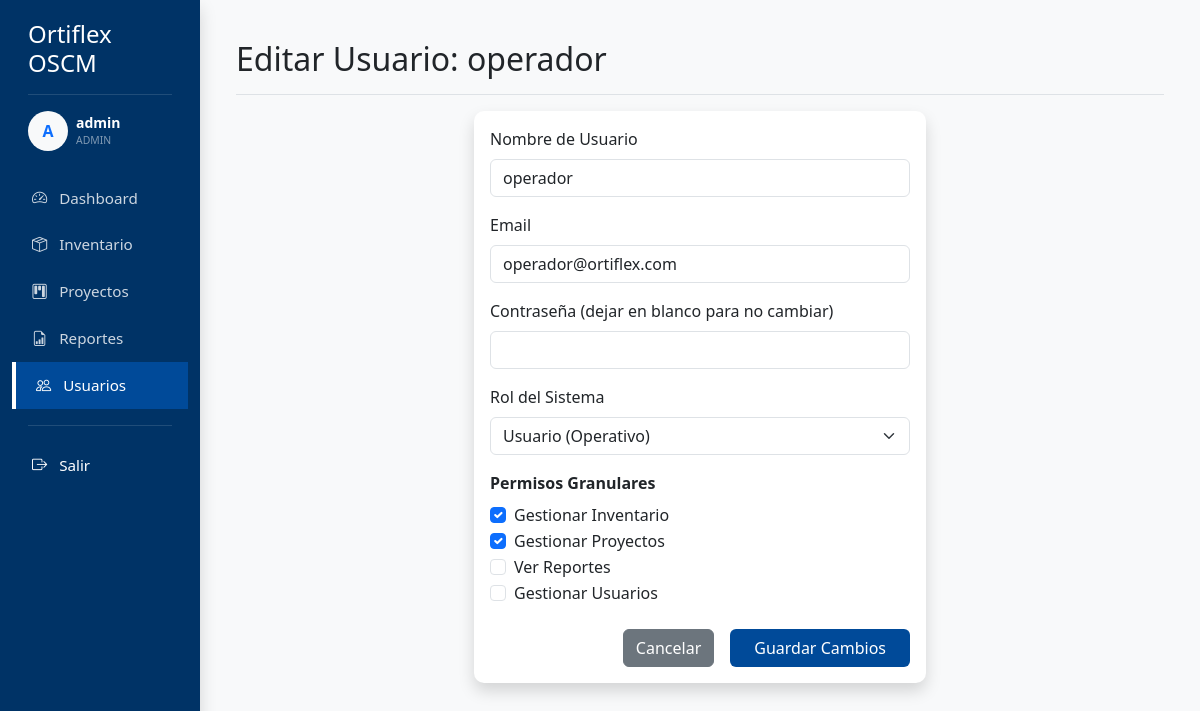
Screenshot of /users/2/edit (signed in) with the database file from the repository.
### app/models.py (models this page shows)
class User(db.Model, UserMixin):
    id = db.Column(db.Integer, primary_key=True)
    username = db.Column(db.String(20), unique=True, nullable=False)
    email = db.Column(db.String(120), unique=True, nullable=False)
    password = db.Column(db.String(60), nullable=False)
    role = db.Column(db.String(20), nullable=False, default='Usuario') # Admin, Soporte, Operativo
    can_manage_inventory = db.Column(db.Boolean, default=True)
    can_manage_projects = db.Column(db.Boolean, default=True)
    can_view_reports = db.Column(db.Boolean, default=True)
    can_manage_users = db.Column(db.Boolean, default=False)
    activity = db.relationship('UserActivity', backref='user', lazy=True)

### app/routes/users.py (the view, shortened to what this page needs)
@users.route('/users/<int:id>/edit', methods=['GET', 'POST'])
@login_required
@admin_required
def edit_user(id):
    user = User.query.get_or_404(id)
    return render_template('users/edit.html', user=user)

### app/models.py (called while the page is built)
@login_manager.user_loader
def load_user(user_id):
    return User.query.get(int(user_id))

### app/routes/users.py (called while the page is built)
def admin_required(f):
    @wraps(f)
    def decorated_function(*args, **kwargs):
        if current_user.role != 'Admin':
            flash('Acceso denegado. Se requieren permisos de administrador.', 'danger')
            return redirect(url_for('main.dashboard'))
        return f(*args, **kwargs)
    return decorated_function

### app/templates/users/edit.html (shortened to what this page needs)
{% extends "base.html" %}
{% block content %}
<div class="d-flex justify-content-between flex-wrap flex-md-nowrap align-items-center pt-3 pb-2 mb-3 border-bottom">
    <h1 class="h2">Editar Usuario: {{ user.username }}</h1>
</div>
<div class="row justify-content-center">
    <div class="col-md-6">
        <div class="card shadow">
            <div class="card-body">
                <form method="POST">
                    <div class="mb-3">
                        <label class="form-label">Nombre de Usuario</label>
                        <input type="text" name="username" class="form-control" value="{{ user.username }}" required>
                    </div>
                    <div class="mb-3">
                        <label class="form-label">Email</label>
                        <input type="email" name="email" class="form-control" value="{{ user.email }}" required>
                    </div>
                    <div class="mb-3">
                        <label class="form-label">Contraseña (dejar en blanco para no cambiar)</label>
                        <input type="password" name="password" class="form-control">
                    </div>
                    <div class="mb-3">
                        <label class="form-label">Rol del Sistema</label>
                        <select name="role" id="roleSelect" class="form-select" required onchange="updatePermissions()">
                            <option value="Operativo" {% if user.role=='Operativo' %}selected{% endif %}>Usuario
                                (Operativo)</option>
                        </select>
                    </div>
                    <div class="mb-4">
                        <label class="form-label d-block fw-bold">Permisos Granulares</label>
                        <div class="form-check">
                            <input class="form-check-input" type="checkbox" name="can_manage_inventory" id="can_inv" {%
                                if user.can_manage_inventory %}checked{% endif %}>
                            <label class="form-check-label" for="can_inv">Gestionar Inventario</label>
                        </div>
                        <div class="form-check">
                            <input class="form-check-input" type="checkbox" name="can_manage_projects" id="can_proj" {%
                                if user.can_manage_projects %}checked{% endif %}>
                            <label class="form-check-label" for="can_proj">Gestionar Proyectos</label>
                        </div>
                        <div class="form-check">
                            <input class="form-check-input" type="checkbox" name="can_view_reports" id="can_rep" >
                            <label class="form-check-label" for="can_rep">Ver Reportes</label>
                        </div>
                        <div class="form-check">
                            <input class="form-check-input" type="checkbox" name="can_manage_users" id="can_users" >
                            <label class="form-check-label" for="can_users">Gestionar Usuarios</label>
                        </div>
                    </div>
                    <div class="d-grid gap-2 d-md-flex justify-content-md-end">
                        <a href="{{ url_for('users.list_users') }}" class="btn btn-secondary me-md-2">Cancelar</a>
                        <button type="submit" class="btn btn-primary px-4">Guardar Cambios</button>
                    </div>
                </form>
            </div>
        </div>
    </div>
</div>
{% endblock %}

### app/templates/base.html (shortened to what this page needs)
<!DOCTYPE html>
<html lang="es">
<head>
    <link href="https://cdn.jsdelivr.net/npm/bootstrap@5.3.0/dist/css/bootstrap.min.css" rel="stylesheet">
    <link rel="stylesheet" href="https://cdn.jsdelivr.net/npm/bootstrap-icons@1.11.1/font/bootstrap-icons.css">
</head>
<body>
    <div class="container-fluid">
        <div class="row">
            {% if current_user.is_authenticated %}
            <div class="col-md-2 d-none d-md-block sidebar shadow">
                <div class="px-3 mb-4">
                    <h4 class="mb-0">Ortiflex OSCM</h4>
                    <hr class="text-white-50">
                    <div class="d-flex align-items-center mb-3">
                        <div class="bg-light text-primary rounded-circle d-flex align-items-center justify-content-center me-2"
                            style="width: 40px; height: 40px; font-weight: bold;">
                            {{ current_user.username[:1].upper() }}
                        </div>
                        <div class="overflow-hidden">
                            <div class="small fw-bold text-white text-truncate">{{ current_user.username }}</div>
                            <div class="extra-small text-white-50 text-uppercase" style="font-size: 0.65rem;">{{
                                current_user.role }}</div>
                        </div>
                    </div>
                </div>
                <a href="{{ url_for('main.dashboard') }}"
                    class="{% if request.endpoint == 'main.dashboard' %}active{% endif %}">
                    <i class="bi bi-speedometer2 me-2"></i> Dashboard
                </a>
                {% if current_user.can_manage_inventory %}
                <a href="{{ url_for('inventory.list_materials') }}"
                    class="{% if 'inventory' in request.endpoint %}active{% endif %}">
                    <i class="bi bi-box-seam me-2"></i> Inventario
                </a>
                {% endif %}
                {% if current_user.can_manage_projects %}
                <a href="{{ url_for('projects.list_projects') }}"
                    class="{% if 'projects' in request.endpoint %}active{% endif %}">
                    <i class="bi bi-kanban me-2"></i> Proyectos
                </a>
                {% endif %}
                {% if current_user.can_view_reports %}
                <a href="{{ url_for('reports.search') }}"
                    class="{% if 'reports' in request.endpoint %}active{% endif %}">
                    <i class="bi bi-file-earmark-bar-graph me-2"></i> Reportes
                </a>
                {% endif %}
                {% if current_user.can_manage_users %}
                <a href="{{ url_for('users.list_users') }}"
                    class="{% if 'users' in request.endpoint %}active{% endif %}">
                    <i class="bi bi-people me-2"></i> Usuarios
                </a>
                {% endif %}
                <div class="mt-auto mb-4">
                    <hr class="mx-3 text-white-50">
                    <a href="{{ url_for('auth.logout') }}" class="text-white">
                        <i class="bi bi-box-arrow-right me-2"></i> Salir
                    </a>
                </div>
            </div>
            {% endif %}
            <div class="col">
                <div class="mt-4 px-md-4">
                    {% block content %}{% endblock %}
                </div>
            </div>
        </div>
    </div>
</body>
</html>

### app/templates/base.html (style rules this page uses)
:root { --primary-blue: #004a99; --secondary-blue: #003366; --light-bg: #f8f9fa; }
body { background-color: var(--light-bg); font-family: 'Segoe UI', Tahoma, Geneva, Verdana, sans-serif; }
.sidebar { min-height: 100vh; background-color: var(--secondary-blue); color: white; padding-top: 20px; display: flex; flex-direction: column; position: sticky; top: 0; }
.sidebar a { color: rgba(255, 255, 255, 0.8); text-decoration: none; padding: 12px 20px; display: block; transition: all 0.3s; font-size: 0.95rem; }
.sidebar a.active { background-color: var(--primary-blue); color: white; border-left: 4px solid #fff; }
.card { border: none; border-radius: 10px; box-shadow: 0 4px 6px rgba(0, 0, 0, 0.1); }
.btn-primary { background-color: var(--primary-blue); border: none; }

### rows the page displays
User: username "A", username "admin", role "ADMIN"
User: username "operador", email "operador@ortiflex.com", role "Usuario (Operativo)", can_manage_inventory "☑", can_manage_projects "☑"
